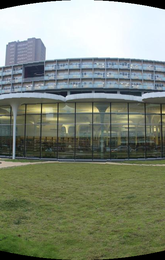
%> input picture cylin_photos/cylin_01.bmp, 165 x 260 px, shrunk from 411 x 648 before the run; its folder holds 4 pictures in this run
$ octave main.m   (GNU Octave 9; MATLAB toolbox functions it lacks are replaced by stand-ins)
%> lines starting %> are read from the running program, lines starting %| are printed output that depends on the picture
### generate_panorama.m
%% read in all trans matrices and cylin photos to generate panorama
function panorama = generate_panorama( cylin_img, trans, N)
    tx_sum = {};
    tx_max = 0;
    tx_min = 0;
    ty_sum = {};
    row = size(cylin_img{1},1);
    col = size(cylin_img{1},2);
    center = {};

    for i = 1 : N-1
        if i == 1
            tx_sum{i} = round(trans{i}(1,3)); % tx is actually in the downward direction
            ty_sum{i} = round(trans{i}(2,3)); % ty is actually in the rightward direction
        else
            tx_sum{i} = tx_sum{i-1} + round(trans{i}(1,3)); % tx is actually in the downward direction
            ty_sum{i} = ty_sum{i-1} + round(trans{i}(2,3)); % ty is actually in the rightward direction
        end
        if tx_sum{i} < tx_min
            tx_min = tx_sum{i};
        elseif tx_sum{i} > tx_max
            tx_max = tx_sum{i};
        end
    end

    for i = 1:N
        if i == 1
            center{i} = [row/2-tx_min col/2];
        else
            center{i} = [row/2-tx_min+tx_sum{i-1}  col/2+ty_sum{i-1}];
        end
    end

    result = zeros( row + tx_max - tx_min, col + ty_sum{N-1},3,'uint8');
    disp('Stitching image 1.');
    for i = 1 : row   % put in the first pic
        for j = 1: col
            result(i - tx_min,j,:) = cylin_img{1}(i,j,:);
        end
    end
    for k = 2:N % put in photos one by one
        disp(['Stitching image ' num2str(k) '.']);
        x1 = center{k-1}(1);
        y1 = center{k-1}(2);
        x2 = center{k}(1);
        y2 = center{k}(2);
        for i = 1 : row   % put in the first pic
            for j = 1: col
                if cylin_img{k}(i, j, :) ~= 0
                    if result(x2 - row/2 + i, y2 - col/2 + j, :) == 0
                        result(x2 - row/2 + i, y2 - col/2 + j, :) = cylin_img{k}(i, j, :);
                    else
                        % use distance to 2 center - (1)
%                         d1 = distance([x2-row/2+i y2-col/2+j], center{k-1});
%                         d2 = distance([x2-row/2+i y2-col/2+j], center{k-2});
                        % use x coordinate only - (2)
                        d1 = j;
                        if k ~= 2
                            d2 = col - j - (ty_sum{k-1} - ty_sum{k-2});
                        else
                            d2 = col - j - ty_sum{k-1};
                        end
                        % [19 lines of commented-out code are left out]
                        result(x2 - row/2 + i, y2 - col/2 + j, :) = cylin_img{k}(i, j, :)*(d1/(d1+d2)) + result(x2 - row/2 + i, y2 - col/2 + j, :)*(d2/(d1+d2));
                    end
                end
            end
        end
    end
    panorama = result;
end

### ransac.m
%% RANSAC function
% pick 2 points --> we can solve a translation transform matrix --> apply
% to all points --> check error (by minus? or points by points?) --> get
% the best set of inliers --> use them to solve matrix AGAIN!
%   P : probability that we want to achieve
%   p : probability of inliers
%   n : random n samples
%   k : number of trials
function inlier_trans = ransac(pos1, pos2, img_r, img_l) % (feature_right, feature_left)
	p = 0.15; % guess
	n = 2;
	P = 0.999999999999;
    k = ceil(log(1-P)/log(1-p^n)); % run k times
    % threshold = 15.125;	% !!!!!!!FIXME!!!!!!!!! lib_out
    threshold = 11;
    N = size(pos1,1); % number of matched feature points

    best_set_num_array = [];
    best_num_of_inliers = 0;

    mind = 999999;

    for iteration = 1:k
        shuffle_perm = randperm(N);
        sample_id = shuffle_perm(1:n); % extract n random point index
        sample_pos1 = zeros(n,2);
        sample_pos2 = zeros(n,2);

        for num = 1:n
            sample_pos1(num, :) = pos1(sample_id(num), :);
            sample_pos2(num, :) = pos2(sample_id(num), :);
            % display_features(img_l, sample_pos2());
            % diaplay_features(img_r, sample_pos1());
        end
        sample_trans = least_squares_pairwise_alignment_translation_only(sample_pos1,sample_pos2); % (feature_right, feature_left)

        % apply the trans to ALL points, count distance to points in pos2
        inlier_num_array = [];
        inlier_num_count = 0;

        sample_flag = 1;
        for s = 1:N
            for t = 1:n
                if s == sample_id(t);
                    sample_flag = 0;
                    break;
                end
            end
            if sample_flag == 1
                match_pos = [pos1(s,1)+sample_trans(1,3) pos1(s,2)+sample_trans(2,3)]; % transform to another image point
                % distance = ((match_pos(1,1)-pos2(s,1))^2 + (match_pos(1,2)-pos2(s,2))^2)^(0.5);
                dist = distance(match_pos, pos2(s,:));
                % disp(dist);
                if dist < mind
                    mind = dist;
                end
                if dist < threshold
                    inlier_num_count = inlier_num_count + 1;
                    inlier_num_array(inlier_num_count) = s; % store the inlier number in pos
                end
            end
            sample_flag = 1;
        end

        disp(['Iteration ' num2str(iteration) ' number of inliers = ' num2str(inlier_num_count) ' min distance = ' num2str(mind)]);

        if inlier_num_count > best_num_of_inliers
            best_num_of_inliers = inlier_num_count;
            best_set_num_array = inlier_num_array;
        end

    end

    % found a good set of inliers --> use them to get a even better
    % TRANSFORMATION MATRIX
    inlier_pos1 = pos1(best_set_num_array(:),:);
    inlier_pos2 = pos2(best_set_num_array(:),:);
    inlier_trans = least_squares_pairwise_alignment_translation_only(inlier_pos1, inlier_pos2);
end

### swap_row_col.m
%% to swap a coordinate's rows and cols
function pos_n = swap_row_col( pos)
    pos_n(:,1) = pos(:,2);
    pos_n(:,2) = pos(:,1);
end

### least_squares_pairwise_alignment_translation_only.m
%% To get the transformation matrix (translation) of the feature points.
% we only need the matched feature points, don't need the images
function trans_matrix = least_squares_pairwise_alignment_translation_only(feature_points1, feature_points2) % (feature_right, feature_left)
    % put them into the forms of Ax = b, A is right image
    number_of_features = size(feature_points1,1);
    b = zeros(number_of_features * 2 + 1, 1); % b vector
    A = zeros(number_of_features * 2 + 1, 3); % A matrix
    for i = 1:number_of_features
        A(2*(i-1)+1,:) = [1 0 feature_points1(i,1)];
        A(2*(i-1)+2,:) = [0 1 feature_points1(i,2)];
        b(2*(i-1) + 1,1) = feature_points2(i,1);
        b(2*(i-1) + 2,1) = feature_points2(i,2);
    end
    A(2 * number_of_features + 1,3) = 1;
    b(2 * number_of_features + 1,1) = 1;
    x = A\b;
    tx = x(1,1);
    ty = x(2,1);
    trans_matrix = [1 0 tx;0 1 ty];
end

### main.m
%% clear previous records and variables
clear;
clc;
%% Main file for HW2 - Image Stitching
N = 0; % number_of_images
%% Read in photos, if already have cylindrical photos, set make_new_cylindrical to false
% control flags
make_new_cylindrical = false;
run_feature_detection = false;
run_feature_matching = false;
blend_1_by_1_and_show_result = false; % true will show blended result of every "2" images
feature_matching_filter_flag = 0.7;

cylin_img = {};
if make_new_cylindrical
    cylin_img = make_new_cylindrical_photos();
else
    disp('Reading in preprocessed cylindrical photos...');
    dirName = 'cylin_photos';
    file = dir([dirName '/' '*.bmp']); % don't use jpg
    tic;
    for k = 1 : size(file,1)
        cylin_img{k}= imread([dirName '/' file(k).name]);
    end
    disp('Reading cylindrical photos finished...');
%> (printed output is left out)
    toc;
end
N = size(cylin_img, 2);
%% Feature Detection and Feature Descriptor
if run_feature_detection
    disp('Running Harris Corner Detection and SIFT Descriptor...');
    tic;
    for i = 1 : N
        %% Harris Corner Detection
        corner_bin_im = zeros(size(cylin_img{i},1),size(cylin_img{i},2));
        [corner_bin_im, feature_points] = harris(cylin_img{i}, 2, 1000, 2, 1); % harris(im, sigma, thresh, radius, disp)
        figure;
        imshow(corner_bin_im);

        disp(sprintf('image %d --> number of feature points: ', i)); disp(size(feature_points,1));
        featureX = feature_points(:,2);
        featureY = feature_points(:,1);

        %% remove boundary
        [featureX, featureY] = removeBoundary(cylin_img{i}, featureX, featureY);
        disp(sprintf('image %d --> number of feature points after removing boundary: ', i)); disp(numel(featureX));

        %% remove low contrast
        [featureX, featureY] = removeLowContrast(cylin_img{i}, featureX, featureY);
        disp(sprintf('image %d --> number of feature points after removing low contrast: ', i)); disp(numel(featureX));

        %% remove edge
        [featureX, featureY] = removeEdge(cylin_img{i}, featureX, featureY);
        disp(sprintf('image %d --> number of feature points after removing edge: ', i)); disp(numel(featureX));

        figure, imagesc(cylin_img{i}), axis image, colormap(gray), hold on
        plot(featureX,featureY,'ys'), title('feature points');

        %% SIFT Descriptor
        [pos, orient, desc] = descriptorSIFT(cylin_img{i}, featureX, featureY);
        poss{i} = pos;
        orients{i} = orient;
        descs{i} = desc;
    end
    save('mat/poss.mat', 'poss');
    save('mat/orients.mat', 'orients');
    save('mat/descs.mat', 'descs');
    disp('Harris Corner Detection and SIFT Descriptor done!');
    toc;
end
disp('Reading in preprocessed feature positions ...');
tic;
poss = struct2cell(load('mat/poss.mat'));
orients = struct2cell(load('mat/orients.mat'));
descs = struct2cell(load('mat/descs.mat'));
disp('Reading in preprocessed feature positions FINISHED!');
toc;
%% Feature Matching
if run_feature_matching
    disp('Running Feature Matching...');
    tic;
    for i = 1 : (N-1)
        match_desc1 = cell2mat(descs{1}(i));
        match_desc2 = cell2mat(descs{1}(i + 1));
        match_pos1 = cell2mat(poss{1}(i));
        match_pos2 = cell2mat(poss{1}(i + 1));

        match = featureMatching(match_desc1, match_desc2, match_pos1, match_pos2, feature_matching_filter_flag, cylin_img{i});
        matchs{i} = match;
    end

    save('mat/matchs.mat', 'matchs');
    disp('Feature Matching done!');
    toc;
end
disp('Reading in preprocessed feature matches...');
tic;
matchs = struct2cell(load('mat/matchs.mat'));
disp('Reading in preprocessed feature matches FINISHED!');
toc;
%% RANSAC, (use it to get dependable inliers and good transformation matrix)
trans_matrix = {};
blend_result_1_by_1 = {};
for i = 1 : (N-1)  % a trans matrix for every 2 matrix, last is the same one as first
    pos1 = cell2mat(poss{1}(i));
    pos2 = cell2mat(poss{1}(i + 1));
    match = cell2mat(matchs{1}(i));
    matchpos1 = swap_row_col(pos1(match(:,1),:));
    matchpos2 = swap_row_col(pos2(match(:,2),:));
    trans_matrix{i} = ransac(matchpos2, matchpos1, cylin_img{i}, cylin_img{i+1});
    if blend_1_by_1_and_show_result
        blend_result_1_by_1{i} = blend_imgs_translation_only(cylin_img{i}, cylin_img{i+1}, trans_matrix{i},0);
        if i >= 10
            imwrite( blend_result_1_by_1{i}, ['result_photos/1by1_blend_result/1by1_blend_' num2str(i) '.bmp']);
        else
            imwrite( blend_result_1_by_1{i}, ['result_photos/1by1_blend_result/1by1_blend_0' num2str(i) '.bmp']);
        end
    end
% [7 lines of commented-out code are left out]
end
if blend_1_by_1_and_show_result
    for i = 1 : (N-1)
        figure;
        imshow(blend_result_1_by_1{i});
    end
end
%% Bundle Adjustment of the matrix
%% Blending(Panoramas)
disp('Image stitching started!!!');
tic;
blended_result = generate_panorama(cylin_img, trans_matrix, N);
%> in generate_panorama, `result = zeros( row + tx_max - tx_min, col + ty_sum{N-1},3,'uint8');`: result: size 275x906x3 uint8; every value is 0
%> after the loop in generate_panorama, `for i = 1 : row`:
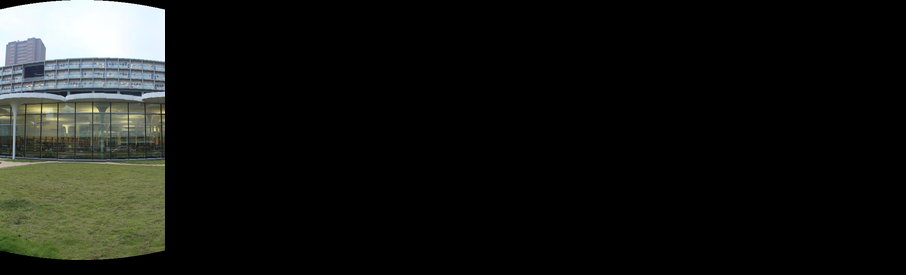
%> result: size 275x906x3 uint8; mean R, G, B 21.9, 23.3, 20.4
%> after the loop in generate_panorama, `for k = 2:N`:
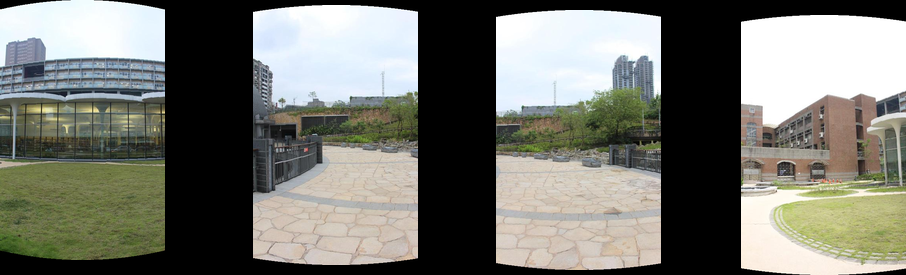
%> result: size 275x906x3 uint8; mean R, G, B 117.8, 118.6, 111
disp('Image stitching finished! Writing to file!');
toc;
figure; imshow(blended_result);
imwrite( blended_result, 'result_photos/panorama/panorama.bmp');
